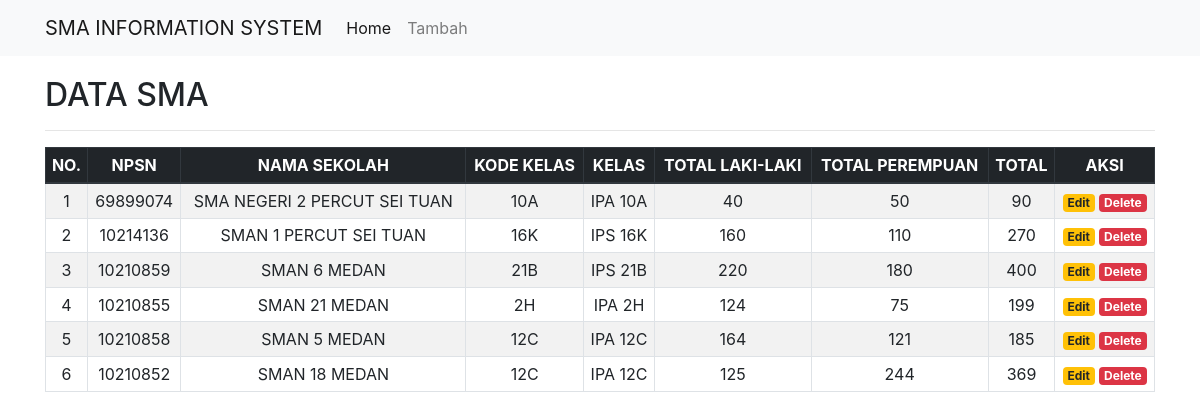
The page / on the database its author committed.
### tables this page shows
CREATE TABLE `sekolah` (
  `npsn` varchar(11) NOT NULL,
  `nama` varchar(100) NOT NULL,
  `kode` varchar(10) NOT NULL,
  `kelas` varchar(10) NOT NULL,
  `totalLaki` varchar(5) NOT NULL,
  `totalPerempuan` varchar(5) NOT NULL,
  `total` int(11) NOT NULL
);

### index.php (the view, shortened to what this page needs)
<?php
include('config.php');
?>
<!DOCTYPE html>
<html>
<head>
	<link rel="stylesheet" href="https://stackpath.bootstrapcdn.com/bootstrap/4.1.3/css/bootstrap.min.css">
</head>
<body>
	<nav class="navbar navbar-expand-lg navbar-light bg-light">
		<div class="container">
			<a class="navbar-brand" href="#"> SMA INFORMATION SYSTEM</a>
			<div class="collapse navbar-collapse" id="navbarSupportedContent">
				<ul class="navbar-nav mr-auto">
					<li class="nav-item active">
						<a class="nav-link" href="index.php">Home</a>
					</li>
					<li class="nav-item">
						<a class="nav-link" href="tambah.php">Tambah</a>
					</li>
				</ul>
			</div>
		</div>
	</nav>
	<div class="container" style="margin-top:20px">
		<h2>DATA SMA</h2>
		<hr>
		<table class="table table-striped table-hover table-sm table-bordered text-center">
			<thead class="thead-dark">
				<tr>
					<th>NO.</th>
					<th>NPSN</th>
					<th>NAMA SEKOLAH</th>
					<th>KODE KELAS</th>
					<th>KELAS</th>
					<th>TOTAL LAKI-LAKI</th>
					<th>TOTAL PEREMPUAN</th>
					<th>TOTAL</th>
					<th>AKSI</th>
				</tr>
			</thead>
			<tbody>
				<?php
				$sql = mysqli_query($koneksi, "SELECT * FROM sekolah ORDER BY npsn DESC") or die(mysqli_error($koneksi));
				if(mysqli_num_rows($sql) > 0){
					$no = 1;
					while($data = mysqli_fetch_assoc($sql)){
						echo '
						<tr>
							<td>'.$no.'</td>
							<td>'.$data['npsn'].'</td>
							<td>'.$data['nama'].'</td>
							<td>'.$data['kode'].'</td>
							<td>'.$data['kelas'].'</td>
							<td>'.$data['totalLaki'].'</td>
							<td>'.$data['totalPerempuan'].'</td>
							<td>'.$data['total'].'</td>
							<td>
								<a href="edit.php?npsn='.$data['npsn'].'" class="badge badge-warning">Edit</a>
<a href="delete.php?npsn='.$data['npsn'].'" class="badge badge-danger" onclick="return confirm(\'Yakin ingin menghapus data ini?\')">Delete</a>
	</td>
	</tr>
	';
		$no++;
	}
				}else{
					echo '
					<tr>
						<td colspan="6">Tidak ada data.</td>
					</tr>
					';
				}
				?>
		</table>
	</div>
</body>
</html>

### rows shown on the page
sekolah: npsn "69899074", nama "SMA NEGERI 2 PERCUT SEI TUAN", kode "10A", kelas "IPA 10A", totalLaki "40", totalPerempuan "50", total "90"
sekolah: npsn "10214136", nama "SMAN 1 PERCUT SEI TUAN", kode "16K", kelas "IPS 16K", totalLaki "160", totalPerempuan "110", total "270"
sekolah: npsn "10210859", nama "SMAN 6 MEDAN", kode "21B", kelas "IPS 21B", totalLaki "220", totalPerempuan "180", total "400"
sekolah: npsn "10210855", nama "SMAN 21 MEDAN", kode "2H", kelas "IPA 2H", totalLaki "124", totalPerempuan "75", total "199"
sekolah: npsn "10210858", nama "SMAN 5 MEDAN", kode "12C", kelas "IPA 12C", totalLaki "164", totalPerempuan "121", total "185"
sekolah: npsn "10210852", nama "SMAN 18 MEDAN", kode "12C", kelas "IPA 12C", totalLaki "125", totalPerempuan "244", total "369"
